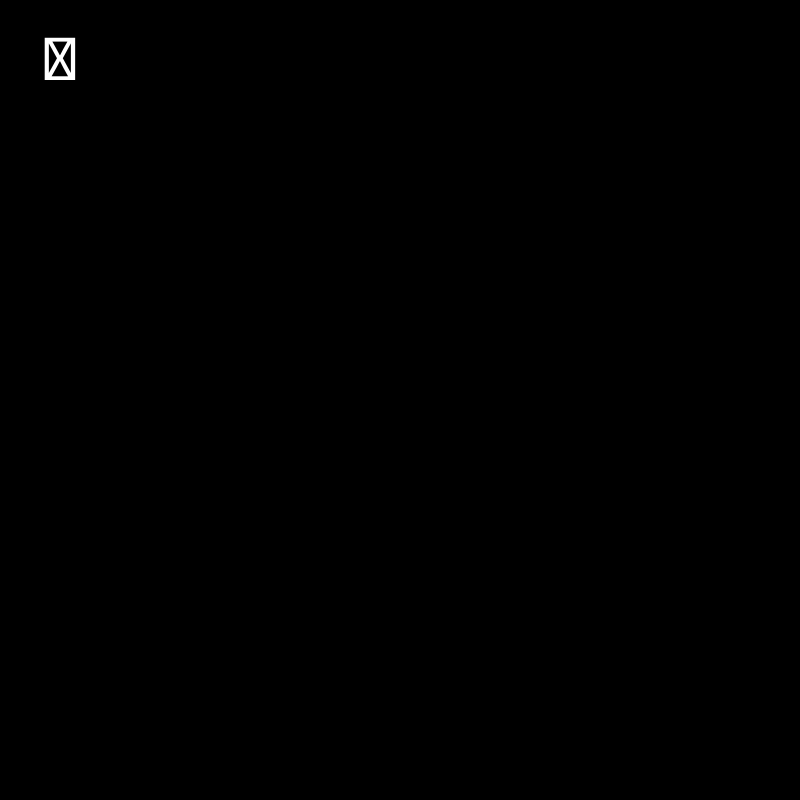
Frame 1 (no input)
Frame 60 (the mouse pressed at the canvas centre just before this capture): identical to frame 1, image omitted
Frame 120 (the mouse held since frame 60 and released just before this capture): identical to frame 1, image omitted

The Processing sketch that drew this single still picture (run headless with seeded random() and noise(); from frame 60 on, the mouse is pressed at the canvas centre):

// Processing sketch: Make_Processing_5_10_DrawSomeLetters
// ── Make_Processing_5_10_DrawSomeLetters.pde

float easing = 0.1;


void setup() {
  size(800, 800);
  textSize(64);
  textAlign(CENTER);
}

void draw() {
  background(0);
  text(key, 60, 80);
}
